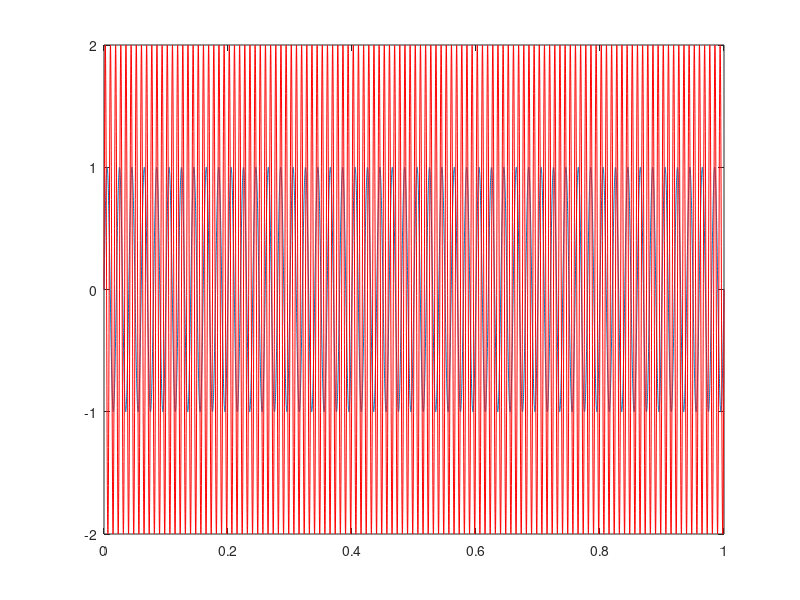
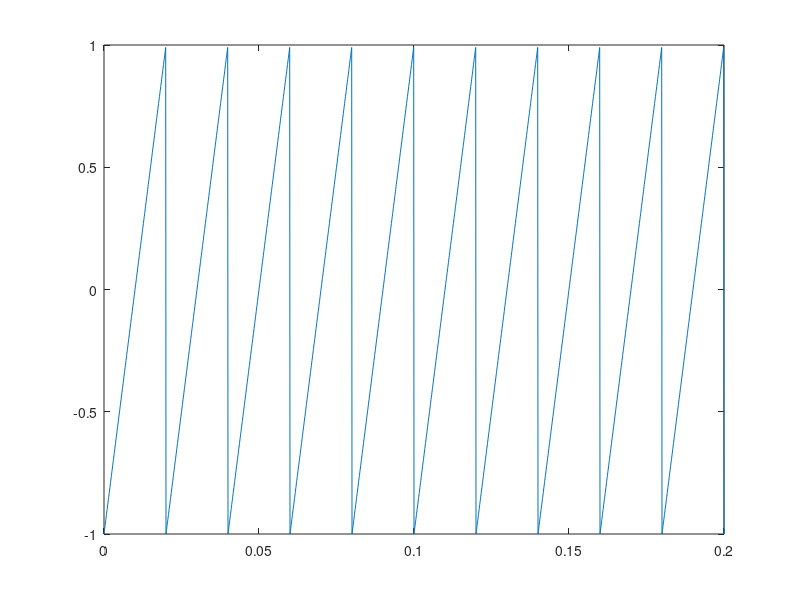

The MATLAB script that drew these images, in order: (Note: this script raises an error after producing the figures.)
t = (0:0.0001:1)';
y1 = sin(2*pi*50*t);
y2 = 2*sin(2*pi*120*t);
figure; plot(t,y1); hold on; plot(t, y2, '-r')
y = y1 + y2;
rng default;
yn = y + 0.5*randn(size(t));
figure; plot(t(1:1000),yn(1:1000))

%%
t = (0:0.001:1)';
imp = [1; zeros(99,1)];      % Impulse
unit_step = ones(100,1);     % Step (with 0 initial cond.)
ramp_sig = t;                % Ramp
quad_sig = t.^2;             % Quadratic
sq_wave = square(4*pi*t);    % Square wave with period 0.5

%%
fs = 10000;
t = 0:1/fs:1.5;
x = sawtooth(2*pi*50*t);
plot(t,x)
axis([0 0.2 -1 1])

%%
gauspuls
chirp

%%
fs = 4e4;
tend = 0.050; 
T = 0 : 1/fs : tend;
D = [0 : 1/1E2 : tend; 0.8.^(0:5)]';
Y = pulstran(T,D,'gauspuls',10E3,0.5);
figure; plot(T,Y)

T = 0:1/50E3:10E-3;
D = [0:1/1E3:10E-3;0.8.^(0:10)]';
Y = pulstran(T,D,'gauspuls',10E3,0.5);

player=audioplayer(Y,fs);
play(player);